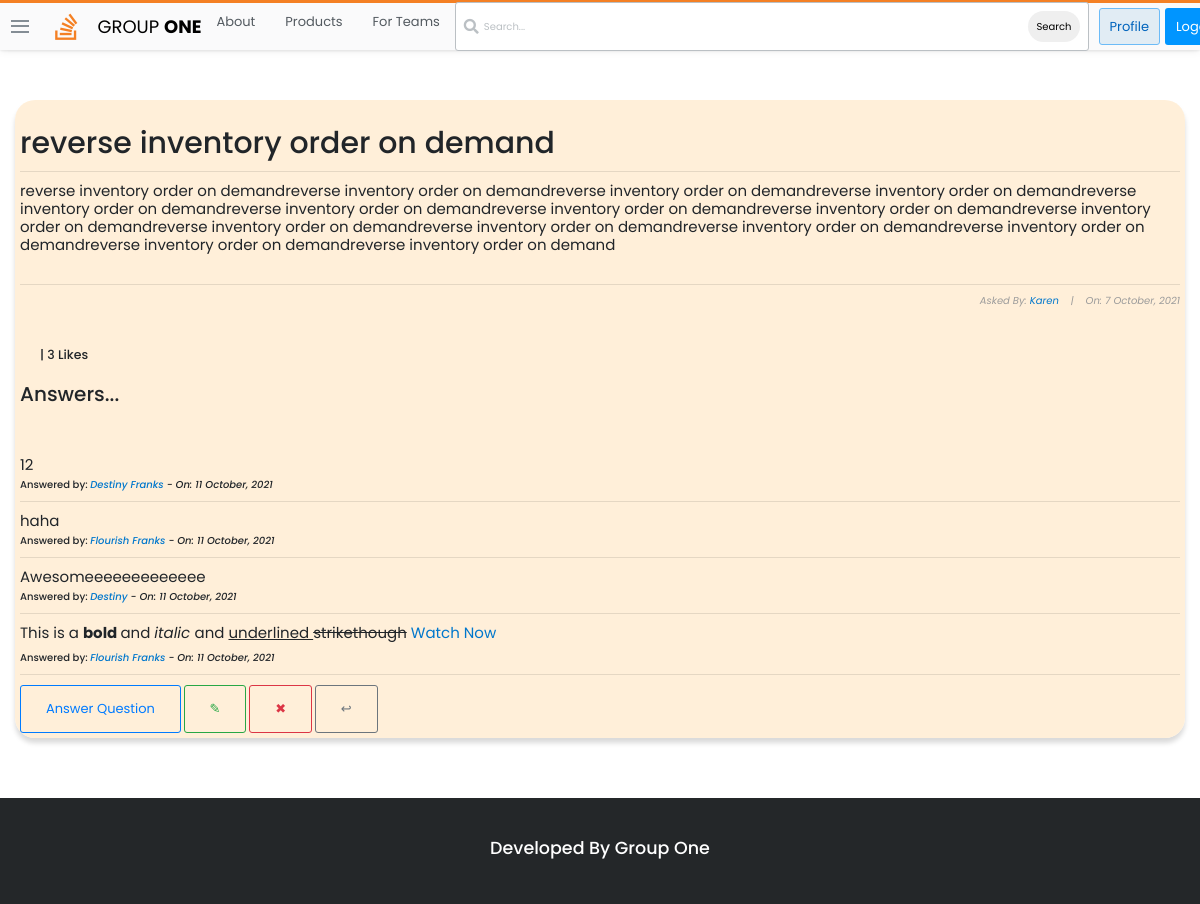
The app's page /questions/6/ (signed in) with its own data.
### stackbase/models.py (models this page shows, shortened)
class Question(models.Model):
    user = models.ForeignKey(User, on_delete=models.CASCADE)
    title = models.CharField(max_length=10000)
    content = RichTextField()
    likes = models.ManyToManyField(User, related_name='question_post')
    date_created = models.DateTimeField(default=timezone.now)
    def total_likes(self):
        return self.likes.count()

class Comment(models.Model):
    question = models.ForeignKey(Question, related_name="comment", on_delete=models.CASCADE)
    name = models.CharField(max_length=1000)
    content = RichTextField()
    date_created = models.DateTimeField(default=timezone.now)

### stackbase/views.py (the view)
# urls.py: path('questions/<int:pk>/', views.QuestionDetailView.as_view(), name="question-detail"),
class QuestionDetailView(DetailView):
    model = Question
    def get_context_data(self, *args, **kwargs):
        context = super(QuestionDetailView, self).get_context_data()
        something = get_object_or_404(Question, id=self.kwargs['pk'])
        total_likes = something.total_likes()
        liked = False
        if something.likes.filter(id=self.request.user.id).exists():
            liked = True
        context['total_likes'] = total_likes
        context['liked'] = liked
        return context

### stackbase/templates/stackbase/question_detail.html (shortened to what this page needs)
{% extends 'base.html' %}
{% block content %}
<!DOCTYPE html>
<html lang="en">
<head>
</head>
<body>
    <div class="container">
        <div class="list-question">
            <div class="questions">
                <div class="container" style="background-color: rgba(255, 235, 209, 0.808); padding: 5px; box-shadow: rgba(0, 0, 0, 0.15) 0px 5px 5px 0px; border-radius: 20px;" >
                    <h3 id="fh3">{{question.title}}</h3>
                    <hr>
                    <h6 id="fh6">{{ question.content|safe }}</h6>
                    <hr>
                    <h6 id="fh6" style="font-size: 10px; font-style: italic; color: rgb(155, 155, 155); text-align: right;">Asked By: <a href="{% url 'profile' %}">{{ object.user|title }}</a>&nbsp;&nbsp;&nbsp; |&nbsp;&nbsp;&nbsp; On: {{ object.date_created|date:"j F, Y" }}</h6>
                    <br>
                        <form action="{% url 'stackbase:like_post' object.pk %}" method="POST">
                            {% if user.is_authenticated %}
                                {% if liked %}
                                    <div style="display: flex; align-items: center; margin-left: 10px;">
                                        <h5 style="margin-left: 10px; cursor: pointer;"> |  {{ total_likes }} Likes</h5>
                                    </div>
                                {% endif %}
                            {% else %}
                                <h5 style="margin-left: 10px; cursor: pointer;"><a href="{% url 'login' %}">Login</a> to Like Question |  {{ total_likes }} Likes</h5>
                            {% endif %}
                        </form>
                    <br>
                    <h2>Answers...</h2> <br><br><br>
                    {% if not question.comment.all %}
                        <h3>No Answers yet... <a href="">Answer Question</a> </h3>
                    {% else %}
                        {% for comment in question.comment.all %}
                            <h3 style="font-weight: normal; font-size: 15px;">{{comment.content|safe}}</h3>
                            <h3 style="font-size: 10px;">Answered by: <i><a href="">{{comment.name}}</a> - On: {{comment.date_created|date:"j F, Y"}}</i></h3>
                            <hr>
                        {% endfor %}
                    {% endif %}
                    <a class="btn btn-outline-primary" id="fa" href="{% url 'stackbase:question-comment' question.id %}" style="text-decoration: none;">Answer Question</a>
                    <a style="text-decoration: none; " class="btn btn-outline-success" href="{% url 'stackbase:question-update' question.id %}">&#x270E;</a>
                    <a style="text-decoration: none; " class="btn btn-outline-danger" href="{% url 'stackbase:question-delete' question.id %}">&#x2716;</a>
                    <a style="text-decoration: none; " class="btn btn-outline-secondary" href="{% url 'stackbase:question-lists' %}">&#x21a9;</a>
                </div> <br><br>
                </div> <br>
            </div>
        </div>
        <br>
</body>
</html>
{% endblock content %}

### static/main.css (style rules this page uses)
:root { --white: #fff; --black: #0c0d0e; --orange: #f48024; --yellow: #fbf2d4; --green: #5eba7d; --blue: #0077cc; --powder: #e1ecf4; --red: #d1383d; --black-025: #fafafb; --black-050: #eff0f1; --black-075: #e4e6e8; --black-100: #d6d9dc; --black-150: #c8ccd0; --black-200: #bbc0c4; --black-300: #9fa6ad; --black-350: #9199a1; --black-400: #848d95; --black-500: #6a737c; --black-600: #535a60; --black-700: #3c4146; --black-750: #2f3337; --black-800: #242729; --black-900: #0c0d0e; --orange-050: #fff7f2; --orange-100: #fee3cf; --orange-200: #fcd0ad; --orange-300: #f7aa6d; --orange-400: #f48024; --orange-500: #f2720c; --orange-600: #da670b; --orange-700: #bd5c00; --orange-800: #a35200; --orange-900: #874600; --blue-050: #f2f9ff; --blue-100: #cfeafe; --blue-200: #addafc; --blue-300: #6cbbf7; --blue-400: #379fef; --blue-500: #0095ff; --blue-600: #0077cc; --blue-700: #0064bd; --blue-800: #0054a3; --blue-900: #004487; --powder-050: #f4f8fb; --powder-100: #e1ecf4; --powder-200: #d1e5f1; --powder-300: #b3d3ea; --powder-400: #a0c7e4; --powder-500: #7aa7c7; --powder-600: #5b8db1; --powder-700: #39739d; --powder-800: #2c5777; --powder-900: #1e3c52; --green-025: #eef8f1; --green-050: #dcf0e2; --green-100: #cae8d4; --green-200: #a6d9b7; --green-300: #82ca9a; --green-400: #5eba7d; --green-500: #48a868; --green-600: #3d8f58; --green-700: #2f6f44; --green-800: #29603b; --green-900: #1e472c; --yellow-050: #fdf7e3; --yellow-100: #fbf2d4; --yellow-200: #f1e5bc; --yellow-300: #e6d178; --yellow-400: #e9c63f; --yellow-500: #ddb624; --yellow-600: #cea51b; --yellow-700: #b89516; --yellow-800: #9f8010; --yellow-900: #826a0b; --red-050: #fdf3f4; --red-100: #f9d3d7; --red-200: #f4b4bb; --red-300: #e87c87; --red-400: #de535e; --red-500: #d1383d; --red-600: #c02d2e; --red-700: #ac2726; --red-800: #942121; --red-900: #7a1819; --gold: #ffcc01; --gold-lighter: #fff4d1; --gold-darker: #f1b600; --silver: #b4b8bc; --silver-lighter: #e8e8e8; --silver-darker: #9a9c9f; --bronze: #caa789; --bronze-lighter: #f2e9e1; --bronze-darker: #ab825f; --fc-dark: #0c0d0e; --fc-medium: #3c4146; --fc-light: #6a737c; --focus-ring: rgba(0,149,255,0.15); --focus-ring-success: rgba(166,217,183,0.4); --focus-ring-warning: rgba(233,198,63,0.4); --focus-ring-error: rgba(192,45,46,0.15); --focus-ring-muted: rgba(36,39,41,0.1); --bs-sm: 0 1px 2px rgba(0,0,0,0.05),0 1px 4px rgba(0,0,0,0.05),0 2px 8px rgba(0,0,0,0.05); --bs-md: 0 1px 3px rgba(0,0,0,0.06),0 2px 6px rgba(0,0,0,0.06),0 3px 8px rgba(0,0,0,0.09); --bs-lg: 0 1px 4px rgba(0,0,0,0.09),0 3px 8px rgba(0,0,0,0.09),0 4px 13px rgba(0,0,0,0.13); --scrollbar: rgba(0,0,0,0.2); --highlight-bg: #f6f6f6; --highlight-color: #2f3337; --highlight-comment: #656e77; --highlight-punctuation: var(--black-600); --highlight-namespace: #b75501; --highlight-attribute: #015692; --highlight-literal: #b75501; --highlight-symbol: #803378; --highlight-keyword: #015692; --highlight-variable: #54790d; --highlight-addition: #2f6f44; --highlight-deletion: #c02d2e; --dark-blue:#2b2d6e; --magnolia:#f7f6f9; }
*, *::before, *::after { margin: 0; padding: 0; box-sizing: border-box; }
html { font-family: Arial, "Helvetica Neue", Helvetica, sans-serif; font-size: 10px; color: var(--black-800); }
.container { width: 100%; max-width: 126.4rem; margin: 0 auto; padding: 0 1.5rem; }
a { text-decoration: none; color: var(--blue-600); cursor: pointer; }
.btn { text-align: center; font-size: 1.3rem; border-radius: 3px; transition: all 0.5s; padding: 1.3rem 2.5rem; }

### stackbase/templates/stackbase/question_detail.html (style rules this page uses)
body { margin-top: 100px; font-family: 'Poppins', sans-serif; }
#fh3 { text-align: center; font-size: 30px; padding-top: 20px; text-align: left; }
#fh6 { text-align: left; font-size: 15px; padding-bottom: 20px; font-weight: normal; }

### records on screen
Question: title "reverse inventory order on demand", content "reverse inventory order on demandreverse inventory order on demandreverse inventory order on demandreverse inventory order on demandreverse inventory order on demandreverse inventory order on demandreverse inventory order on demandreverse inventory order on demandreverse inventory order on demandreverse inventory order on demandreverse inventory order on demandreverse inventory order on demandreverse inventory order on demandreverse inventory order on demandreverse inventory order on demand", user "Karen", date_created "7 October, 2021"
Comment: content "12", name "Destiny Franks", date_created "11 October, 2021"
Comment: content "haha", name "Flourish Franks", date_created "11 October, 2021"
Comment: content "Awesomeeeeeeeeeeeee", name "Destiny", date_created "11 October, 2021"
Comment: content "This is a bold and italic and underlined strikethough Watch Now", name "Flourish Franks", date_created "11 October, 2021"

### other values on screen
{{ total_likes }} "3"
